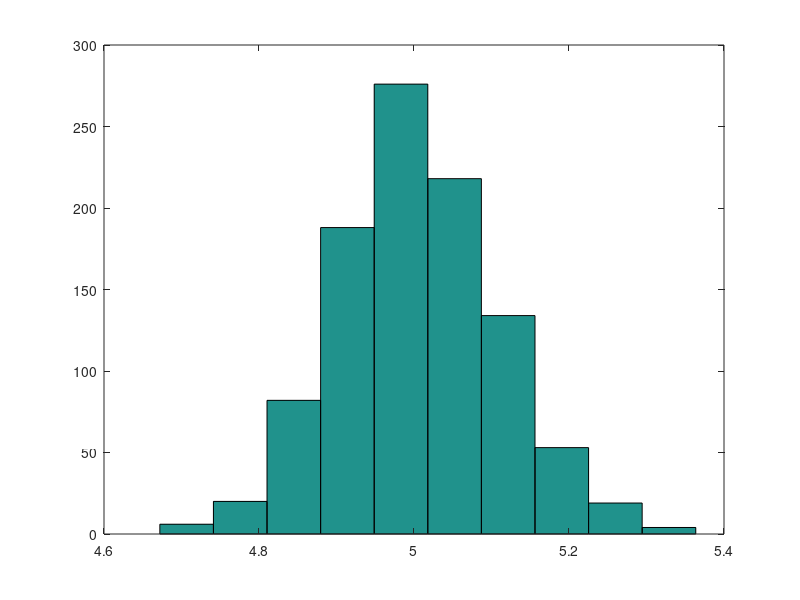

MATLAB code to generate this figure:
%_____%
% E01 %
%_____%

clc
clear
%% 1.
B = randn(3,4);
B(1,1) = 0;
B(:,2) = [];

%% 2.
A = randn(2,5);
D = A(:,1:3);
F = A(:,[2,4]);

%% 3.
B'
inv(B)
det(B)

%% 4.
z = randn(100,1);
z_mean = sum(z) / 100;
mean(z) - z_mean
square_div = z-z_mean;
z_var = square_div' * square_div /99;
z_std = sqrt(z_var);
z_var - var(z)
z_std - std(z)

%% 5.
z_sorted = z;
for i=1:100 
    for j=1:i
        if z_sorted(j) > z_sorted(i)
            foo = z_sorted(j);
            z_sorted(j) = z_sorted(i);
            z_sorted(i) = foo;
        end
    end
end
all(z_sorted == sort(z))

%% 6.
alpha = 0.1;
Ci = z_mean + z_std * tinv(1-alpha/2, 99) * [-1 ,1]
hist(z);

%% 7.
s = randn(100, 1);
s = sqrt(2)*s + 1;

%% 8.
X = randn(100, 1);
u = randn(100, 1);
beta = 5;
y = beta * X + u;
beta_hat = inv(X'*X) * X'* y
beta_hat - beta

% why is it not exactly 5? 
% Das ist nicht zu erwarten (beduetet auch nichts). 
% beta_hat wäre genau 5, wenn Fehlerterm deterministisch wäre, also u gleich
% 0 für jede Beobachtung.

%% 9.
Beta = zeros(1000,1);
for r=1:1000
    X = randn(100, 1);
    u = randn(100,1);
    y = beta * X + u;
    Beta(r) = inv(X'*X) * X'* y;
end
mean(Beta)
hist(Beta)
